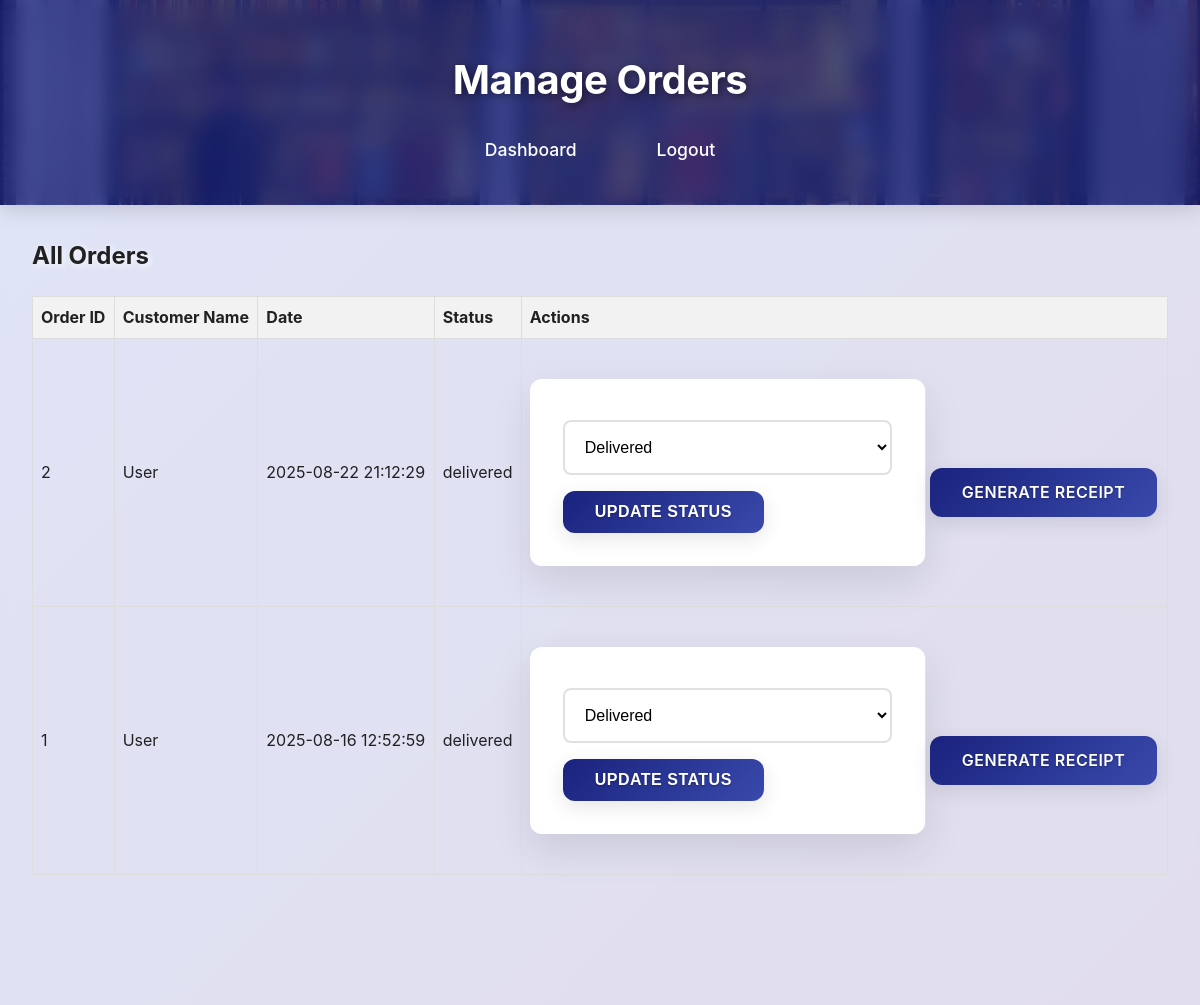
/manage_orders.php (signed in), run on the app's committed database.
### tables this page shows
CREATE TABLE `orders` (
  `order_id` int(11) NOT NULL,
  `user_id` int(11) DEFAULT NULL,
  `order_date` timestamp NOT NULL DEFAULT current_timestamp(),
  `status` enum('pending','shipped','delivered') NOT NULL DEFAULT 'pending'
);

CREATE TABLE `users` (
  `user_id` int(11) NOT NULL,
  `name` varchar(255) NOT NULL,
  `email` varchar(255) NOT NULL,
  `password` varchar(255) NOT NULL,
  `user_type` enum('customer','admin') NOT NULL DEFAULT 'customer'
);

### manage_orders.php (the view, shortened to what this page needs)
<?php
include('includes/db_connect.php');
$sql = "SELECT o.*, u.name as customer_name FROM orders o JOIN users u ON o.user_id = u.user_id ORDER BY o.order_date DESC";
$result = $conn->query($sql);
?>
<!DOCTYPE html>
<html lang="en">
<head>
    <link rel="stylesheet" href="css/style.css">
</head>
<body>
    <header>
        <div class="container">
            <h1>Manage Orders</h1>
            <nav>
                <ul>
                    <li><a href="admin_dashboard.php">Dashboard</a></li>
                    <li><a href="logout.php">Logout</a></li>
                </ul>
            </nav>
        </div>
    </header>
    <div class="main-content">
        <div class="container">
        <h2>All Orders</h2>
        <table>
            <thead>
                <tr>
                    <th>Order ID</th>
                    <th>Customer Name</th>
                    <th>Date</th>
                    <th>Status</th>
                    <th>Actions</th>
                </tr>
            </thead>
            <tbody>
                <?php
                if ($result->num_rows > 0) {
                    while ($row = $result->fetch_assoc()): ?>
                        <tr>
                            <td><?php echo htmlspecialchars($row['order_id']); ?></td>
                            <td><?php echo htmlspecialchars($row['customer_name']); ?></td>
                            <td><?php echo htmlspecialchars($row['order_date']); ?></td>
                            <td><?php echo htmlspecialchars($row['status']); ?></td>
                            <td>
                                <form action="manage_orders.php" method="POST" style="display: inline-block;">
                                    <select name="new_status">
                                        <option value="delivered" <?php if ($row['status'] == 'delivered') echo 'selected'; ?>>Delivered</option>
                                    </select>
                                    <button type="submit" name="update_status" class="btn">Update Status</button>
                                </form>
                                <a href="generate_receipt.php?order_id=<?php echo $row['order_id']; ?>" class="btn">Generate Receipt</a>
                            </td>
                        </tr>
                    <?php endwhile;
                } else {
                    echo "<tr><td colspan='5'>No orders found.</td></tr>";
                }
                ?>
            </tbody>
        </table>
       </div>
    </div>
</body>
</html>

### css/style.css (style rules this page uses)
:root { --primary-blue: #1a237e; --secondary-blue: #3949ab; --light-blue: #7986cb; --accent-blue: #e8eaf6; --light-gray: #f5f5f5; --medium-gray: #e0e0e0; --dark-gray: #424242; --white: #ffffff; --text-dark: #212121; --text-light: #757575; --shadow-light: rgba(0, 0, 0, 0.1); --shadow-medium: rgba(0, 0, 0, 0.15); --shadow-heavy: rgba(0, 0, 0, 0.25); --gradient-primary: linear-gradient( 135deg, var(--primary-blue) 0%, var(--secondary-blue) 100% ); --gradient-hover: linear-gradient(135deg, #0d1654 0%, #283593 100%); --blur-effect: blur(10px); --border-radius: 12px; --transition-smooth: all 0.3s cubic-bezier(0.4, 0, 0.2, 1); --transition-fast: all 0.2s ease; }
* { margin: 0; padding: 0; box-sizing: border-box; }
body { font-family: "Inter", "Segoe UI", Tahoma, Geneva, Verdana, sans-serif; line-height: 1.6; color: var(--text-dark); min-height: 100vh; overflow-x: hidden; position: relative; background: url("../images/bookstore_bg.jpg") no-repeat center center/cover; background-attachment: fixed; background-color: #667eea; background-image: linear-gradient(135deg, #667eea 0%, #764ba2 100%); }
body::before { content: ""; position: fixed; top: 0; left: 0; width: 100%; height: 100%; background: linear-gradient(135deg, #667eea 0%, #764ba2 100%); z-index: -2; }
.main-content { background: rgba(245, 247, 250, 0.85); backdrop-filter: blur(8px); -webkit-backdrop-filter: blur(8px); min-height: 100vh; position: relative; }
header { position: sticky; top: 0; z-index: 1000; background: linear-gradient( rgba(26, 35, 126, 0.75), rgba(26, 35, 126, 0.75) ), url("../images/cover2.jpg") no-repeat center center/cover; backdrop-filter: var(--blur-effect); -webkit-backdrop-filter: var(--blur-effect); border-bottom: 1px solid rgba(255, 255, 255, 0.001); box-shadow: 0 4px 20px var(--shadow-medium); transition: var(--transition-smooth); }
header::before { content: ""; position: absolute; top: 0; left: 0; right: 0; bottom: 0; background: rgba(26, 35, 126, 0.1); backdrop-filter: var(--blur-effect); -webkit-backdrop-filter: var(--blur-effect); z-index: -1; }
header h1 { color: var(--white); font-size: 2.5rem; font-weight: 700; text-shadow: 2px 2px 8px rgba(0, 0, 0, 0.5); margin: 0; padding: 1rem 0; letter-spacing: -0.5px; text-align: center; }
h2 { color: var(--text-dark); text-shadow: 2px 2px 6px rgba(255, 255, 255, 0.9); font-weight: 700; margin-bottom: 1rem; }
nav { padding: 0.5rem 0; }
nav ul { list-style: none; display: flex; justify-content: center; align-items: center; gap: 2rem; padding: 0; margin: 0; flex-wrap: wrap; }
nav ul li a { color: var(--white); text-decoration: none; font-weight: 500; font-size: 1.1rem; padding: 0.75rem 1.5rem; border-radius: var(--border-radius); transition: var(--transition-smooth); position: relative; overflow: hidden; white-space: nowrap; }
.container { max-width: 1400px; margin: 0 auto; padding: 2rem; position: relative; }
button, .btn { display: inline-block; background: var(--gradient-primary); color: var(--white); padding: 0.75rem 2rem; border: none; border-radius: var(--border-radius); cursor: pointer; text-decoration: none; font-weight: 600; font-size: 1rem; transition: var(--transition-smooth); position: relative; overflow: hidden; box-shadow: 0 6px 20px var(--shadow-light); text-transform: uppercase; letter-spacing: 0.5px; text-shadow: 0 1px 2px rgba(0, 0, 0, 0.3); }
button::before, .btn::before { content: ""; position: absolute; top: 0; left: -100%; width: 100%; height: 100%; background: var(--gradient-hover); transition: var(--transition-smooth); z-index: 1; }
form { background: rgba(255, 255, 255, 0.97); backdrop-filter: blur(12px); -webkit-backdrop-filter: blur(12px); padding: 2rem; margin: 2rem 0; border-radius: var(--border-radius); border: 1px solid rgba(255, 255, 255, 0.3); box-shadow: 0 15px 40px var(--shadow-light); }
input[type="text"], input[type="password"], input[type="email"], input[type="number"], input[type="date"], select, textarea { width: 100%; padding: 1rem; margin: 0.5rem 0 1rem 0; border: 2px solid var(--medium-gray); border-radius: 8px; font-size: 1rem; transition: var(--transition-fast); background: rgba(255, 255, 255, 0.95); backdrop-filter: blur(5px); }
.book-card, .cart-item, .order-item, form { animation: fadeInUp 0.6s ease-out forwards; }
.main-content { animation: fadeIn 0.5s ease-out; }

### manage_orders.php (style rules this page uses)
table { width: 100%; border-collapse: collapse; margin-top: 20px; }
table, th, td { border: 1px solid #ddd; padding: 8px; text-align: left; }
th { background-color: #f2f2f2; }

### data on the page
orders: order_id "2", user.name "User", order_date "2025-08-22 21:12:29", status "delivered", new_status "Delivered"
orders: order_id "1", user.name "User", order_date "2025-08-16 12:52:59", status "delivered", new_status "Delivered"
